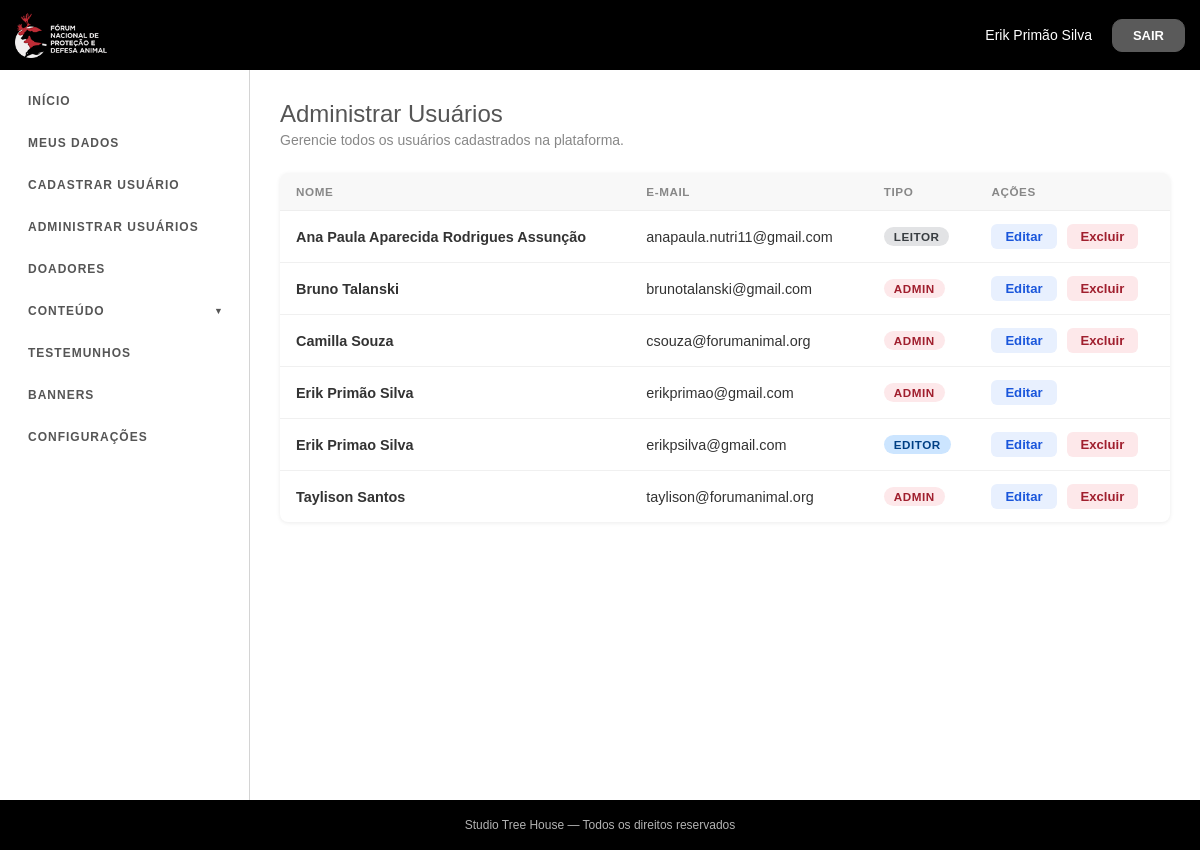
Screenshot of /admin/pages/administrarusuarios/index.php (signed in) with the database file from the repository.
### tables this page shows
CREATE TABLE `admin_usuarios` (
  `id` int(11) NOT NULL,
  `nome_completo` varchar(150) NOT NULL,
  `email` varchar(150) NOT NULL,
  `cpf` varchar(11) NOT NULL,
  `nivel_acesso` enum('admin','editor','leitor') NOT NULL DEFAULT 'leitor',
  `senha` varchar(255) NOT NULL,
  `created_at` timestamp NOT NULL DEFAULT current_timestamp(),
  `updated_at` timestamp NOT NULL DEFAULT current_timestamp() ON UPDATE current_timestamp()
);

### admin/pages/administrarusuarios/index.php (the view, shortened to what this page needs)
<?php
$pdo      = getDbConnection();
$usuarios = $pdo->query("SELECT id, nome_completo, email, cpf, nivel_acesso FROM admin_usuarios ORDER BY nome_completo ASC")->fetchAll(PDO::FETCH_ASSOC);
?>
<!DOCTYPE html>
<html lang="pt-BR">
<head>
<?php include ROOT . '/admin/includes/assets.php'; ?>
</head>
<body>
<?php include ROOT . '/admin/includes/header/header.php'; ?>
<div class="adminLayout">
    <?php include ROOT . '/admin/includes/sidebar/sidebar.php'; ?>
    <main class="adminLayout__content">
        <section class="adminInicio">
            <div class="row adminInicio__header">
                <div class="col-md-12">
                    <h2>Administrar Usuários</h2>
                    <p>Gerencie todos os usuários cadastrados na plataforma.</p>
                </div>
            </div>
            <div class="usuariosWrap">
                <table class="usuariosTable">
                    <thead>
                        <tr>
                            <th>Nome</th>
                            <th>E-mail</th>
                            <th>Tipo</th>
                            <th>Ações</th>
                        </tr>
                    </thead>
                    <tbody>
                    <?php if (empty($usuarios)): ?>
                        <tr><td colspan="4" style="text-align:center;padding:40px;color:#aaa;">Nenhum usuário encontrado.</td></tr>
                    <?php else: ?>
                        <?php foreach ($usuarios as $u): ?>
                        <?php
                            $partes    = explode(' ', $u['nome_completo'], 2);
                            $primeiroN = $partes[0] ?? '';
                            $ultimoN   = $partes[1] ?? '';
                        ?>
                        <tr data-id="<?= $u['id'] ?>"
                            data-nome="<?= htmlspecialchars($primeiroN) ?>"
                            data-sobrenome="<?= htmlspecialchars($ultimoN) ?>"
                            data-email="<?= htmlspecialchars($u['email']) ?>"
                            data-cpf="<?= htmlspecialchars($u['cpf']) ?>"
                            data-nivel="<?= htmlspecialchars($u['nivel_acesso']) ?>">
                            <td class="td--nome" data-label="Nome"><?= htmlspecialchars($u['nome_completo']) ?></td>
                            <td data-label="E-mail"><?= htmlspecialchars($u['email']) ?></td>
                            <td data-label="Tipo">
                                <span class="nivelBadge nivelBadge--<?= $u['nivel_acesso'] ?>">
                                    <?= strtoupper($u['nivel_acesso']) ?>
                                </span>
                            </td>
                            <td data-label="Ações">
                                <button class="btnAcao btnAcao--editar btnEditar">Editar</button>
                                <?php if ($u['id'] !== (int)$_SESSION['usuario']['id']): ?>
                                <button class="btnAcao btnAcao--deletar btnDeletar">Excluir</button>
                                <?php endif; ?>
                            </td>
                        </tr>
                        <?php endforeach; ?>
                    <?php endif; ?>
                    </tbody>
                </table>
            </div>
        </section>
    </main>
</div>
<?php include ROOT . '/admin/includes/footer/footer.php'; ?>
</body>
</html>

### admin/styles/brand-override.css (style rules this page uses)
.nivelBadge--admin { background: rgba(160,31,46,.12); color: #871a27; }

### admin/pages/administrarusuarios/index.php (style rules this page uses)
.usuariosWrap { background:#fff; border-radius:8px; box-shadow:0 1px 4px rgba(0,0,0,.08); overflow:hidden; margin-top:8px; }
.usuariosTable { width:100%; border-collapse:collapse; font-size:.9rem; }
.usuariosTable thead { background:#f8f8f8; }
.usuariosTable th { text-align:left; padding:12px 16px; font-size:.73rem; text-transform:uppercase; letter-spacing:.05em; color:#888; border-bottom:1px solid #eee; white-space:nowrap; font-weight:600; }
.usuariosTable td { padding:13px 16px; border-bottom:1px solid #f0f0f0; vertical-align:middle; color:#333; }
.usuariosTable tbody tr:last-child td { border-bottom:none; }
.usuariosTable td.td--nome { font-weight:600; }
.nivelBadge { display:inline-block; padding:3px 10px; border-radius:20px; font-size:.73rem; font-weight:700; }
.nivelBadge--admin { background:#fde8ea; color:#a01f2e; }
.nivelBadge--editor { background:#cce5ff; color:#004085; }
.nivelBadge--leitor { background:#e2e3e5; color:#383d41; }
.btnAcao { padding:5px 14px; border:none; border-radius:6px; font-size:.82rem; cursor:pointer; font-weight:600; }
.btnAcao--editar { background:#e8f0fe; color:#1a56db; margin-right:6px; }
.btnAcao--deletar { background:#fde8ea; color:#a01f2e; }

### rows the page displays
admin_usuarios: nome_completo "Ana Paula Aparecida Rodrigues Assunção", email "anapaula.nutri11@gmail.com", nivel_acesso "LEITOR", shows "Excluir"
admin_usuarios: nome_completo "Bruno Talanski", email "brunotalanski@gmail.com", nivel_acesso "ADMIN", shows "Excluir"
admin_usuarios: nome_completo "Camilla Souza", email "csouza@forumanimal.org", nivel_acesso "ADMIN", shows "Excluir"
admin_usuarios: nome_completo "Erik Primão Silva", email "erikprimao@gmail.com", nivel_acesso "ADMIN"
admin_usuarios: nome_completo "Erik Primao Silva", email "erikpsilva@gmail.com", nivel_acesso "EDITOR", shows "Excluir"
admin_usuarios: nome_completo "Taylison Santos", email "taylison@forumanimal.org", nivel_acesso "ADMIN", shows "Excluir"

### other values shown
$_SESSION['usuario']['nome_completo'] "Erik Primão Silva"
